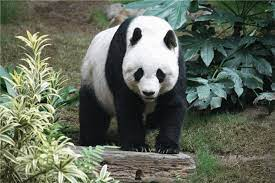
#> input picture GoruntuIsleme-main/homeworks1/images/picture1.jpg, 275 x 183 px
$ python histogramVeGerme.py
#> lines starting #> are read from the running program, lines starting #| are printed output that depends on the picture
import cv2
import numpy as np
from matplotlib import pyplot as plt

image = cv2.imread('images/picture1.jpg', cv2.IMREAD_GRAYSCALE)
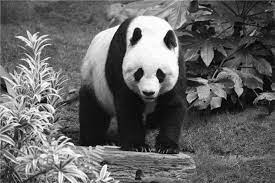
#> image: shape (183, 275); min 0, max 255, mean 100.7

hist = cv2.calcHist([image], [0], None, [256], [0, 256])
#> hist = 256 values, max 533 at index 21, min 16 at index 1, mean 196.6

plt.figure()
plt.title("Original Image Histogram")
plt.xlabel("Pixel Value")
plt.ylabel("Frequency")
plt.plot(hist)
plt.xlim([0, 256])
plt.show()
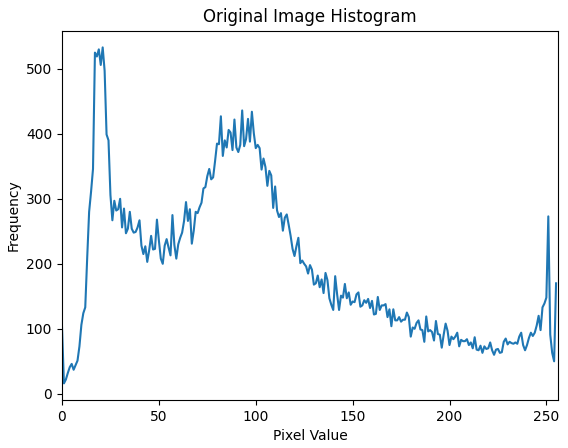
#> figure drawn by matplotlib, 1 panel; curve peaks at x = 21, y = 533

cv2.imshow('Original Image', image)
cv2.waitKey(0)

# Kontrast germe işlemi
stretched_image = cv2.normalize(image, None, 0, 255, cv2.NORM_MINMAX)

# Kontrastı gerilmiş görüntü için histogram çıkarma
hist_stretched = cv2.calcHist([stretched_image], [0], None, [256], [0, 256])
#> hist_stretched has the same summary as hist

plt.figure()
plt.title("Stretched Image Histogram")
plt.xlabel("Pixel Value")
plt.ylabel("Frequency")
plt.plot(hist_stretched)
plt.xlim([0, 256])
plt.show()
#> figure, not shown here; curve peaks at x = 21, y = 533

cv2.imshow('Stretched Image', stretched_image)
cv2.waitKey(0)
cv2.destroyAllWindows()

cv2.imwrite('sonucFoto/stretched_image.jpg', stretched_image)

$ run again, with GoruntuIsleme-main/homeworks1/images/picture2.jpg copied over GoruntuIsleme-main/homeworks1/images/picture1.jpg
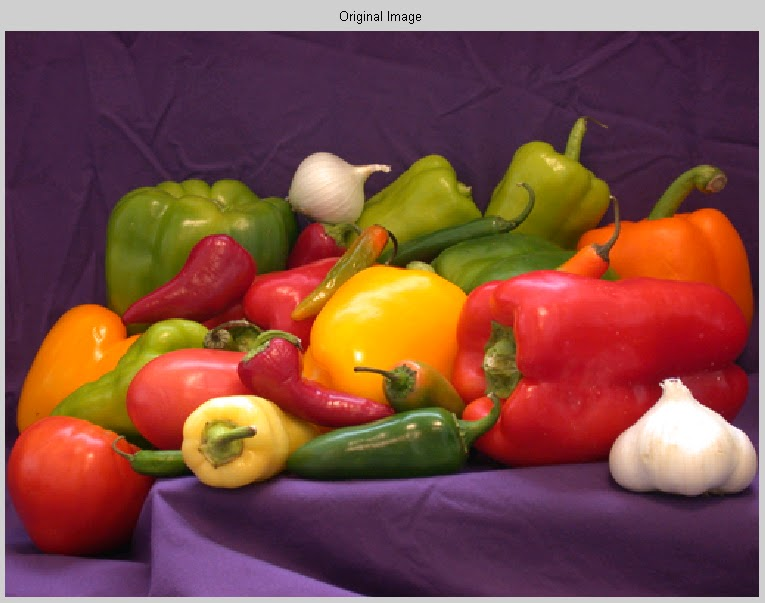
#> input picture GoruntuIsleme-main/homeworks1/images/picture2.jpg, 765 x 603 px
#> `image = cv2.imread('images/picture1.jpg', cv2.IMREAD_GRAYSCALE)`:
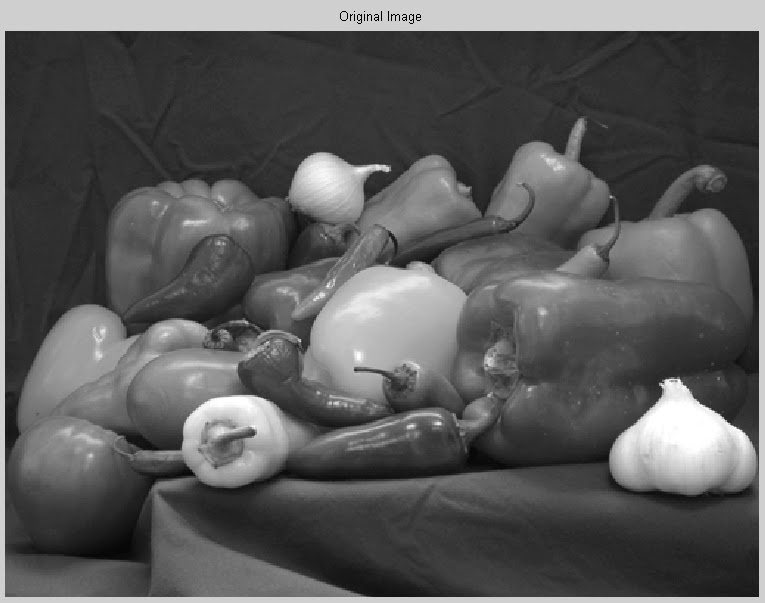
#> image: shape (603, 765); min 0, max 255, mean 90.1
#> hist = 256 values, max 27038 at index 207, min 11 at index 3, mean 1801.9
#> `plt.show()`:
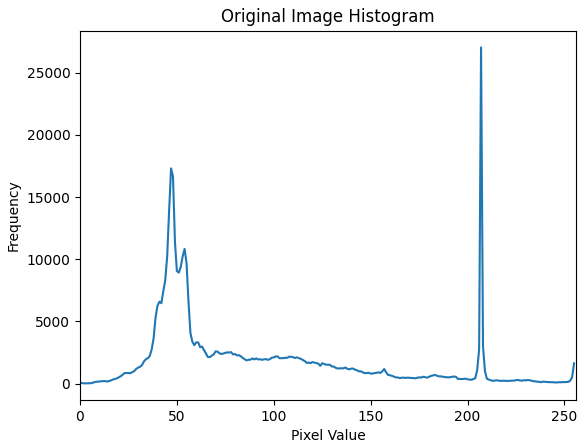
#> figure drawn by matplotlib, 1 panel; curve peaks at x = 207, y = 27038
#> hist_stretched has the same summary as hist
